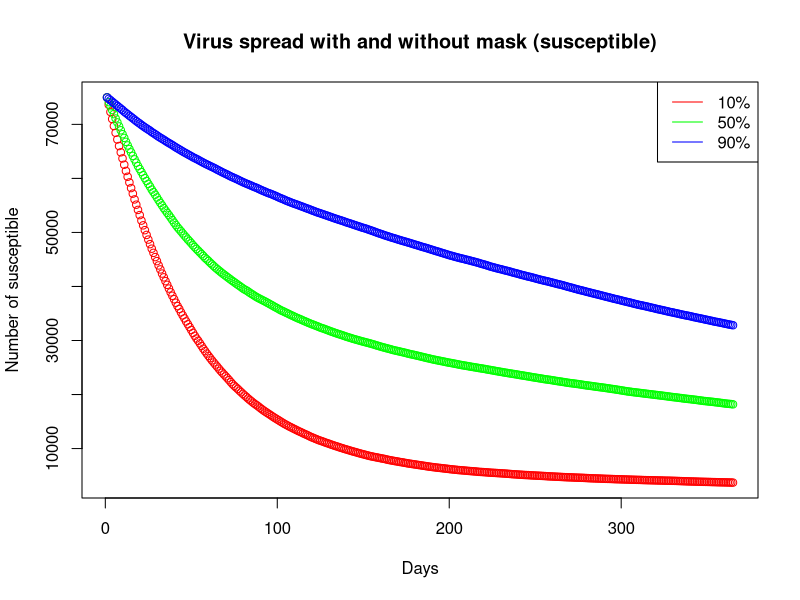

Reproduce this figure in R.
sim_mask_covid19 <- function(mask_compliance){
  # Parameters
  death_rate <- 0.00288  # Probability of death for an infected person
  num_people <- 75000  # Total number of people in the population
  num_infected <- 10  # Initial number of infected people
  infected_prob_no_mask <- 0.02  # Probability of infection for an unmasked person who is exposed to the virus
  infection_prob_with_mask <- 0.002  # Probability of infection for a masked person who is exposed to the virus
  # mask_compliance <- 0.5   # Proportion of people who wear masks
  recovery_rate <- 0.15  # Probability of recovery for an infected person
  
  # Initialize population
  mask_status <- sample(c(0,1), num_people, replace=TRUE, prob=c(1-mask_compliance, mask_compliance))
  infection_status <- rep(0, num_people)
  infection_status[sample(1:num_people, num_infected)] <- 1
  
  # Simulation loop
  num_iterations <- 365
  num_susceptible <- numeric(num_iterations)
  num_infected <- numeric(num_iterations)
  num_recovered <- numeric(num_iterations)
  num_deaths <- numeric(num_iterations)
  
  for (i in 1:num_iterations) {
    
    # Calculate infection probabilities for each person
    infection_prob <- ifelse(mask_status == 0, infected_prob_no_mask, infection_prob_with_mask)
    
    # Infect susceptible people who are exposed to the virus
    num_susceptible[i] <- sum(infection_status == 0)
    num_infected[i] <- sum(infection_status == 1)
    num_recovered[i] <- sum(infection_status == 2)
    num_deaths[i] <- sum(infection_status == 3)
    
    for (j in 1:num_people) {
      if (infection_status[j] == 0) {
        if (runif(1) < infection_prob[j]) {
          infection_status[j] <- ifelse(runif(1) < death_rate, 3, 1) # 1: infected, 3: dead
        }
      } else if (infection_status[j] == 1) {
        if (runif(1) < recovery_rate) {
          infection_status[j] <- 2 # 2: recovered
        } else if (runif(1) < death_rate) {
          infection_status[j] <- 3 # 3: dead
        }
      }
    }
  }
  return(data.frame(num_susceptible, num_infected, num_recovered, num_deaths))
}

result_10 <- sim_mask_covid19(0.1)
result_50 <- sim_mask_covid19(0.5)
result_90 <- sim_mask_covid19(0.9)

# plot(result_10$num_deaths, col = "red", type = "b", main = "Virus spread with and without mask (deaths)", xlab = "Days", ylab = "Number of deaths")
# lines(result_50$num_deaths, col = "green", type = "b")
# lines(result_90$num_deaths, col = "blue", type = "b")
# legend("topleft", c("10%", "50%","90%"), col = c("red", "green",'blue'), lty = 1)
# 

plot(result_10$num_susceptible, col = "red", type = "b", main = "Virus spread with and without mask (susceptible)", xlab = "Days", ylab = "Number of susceptible")
lines(result_50$num_susceptible, col = "green", type = "b")
lines(result_90$num_susceptible, col = "blue", type = "b")
legend("topright", c("10%", "50%","90%"), col = c("red", "green",'blue'), lty = 1,)

